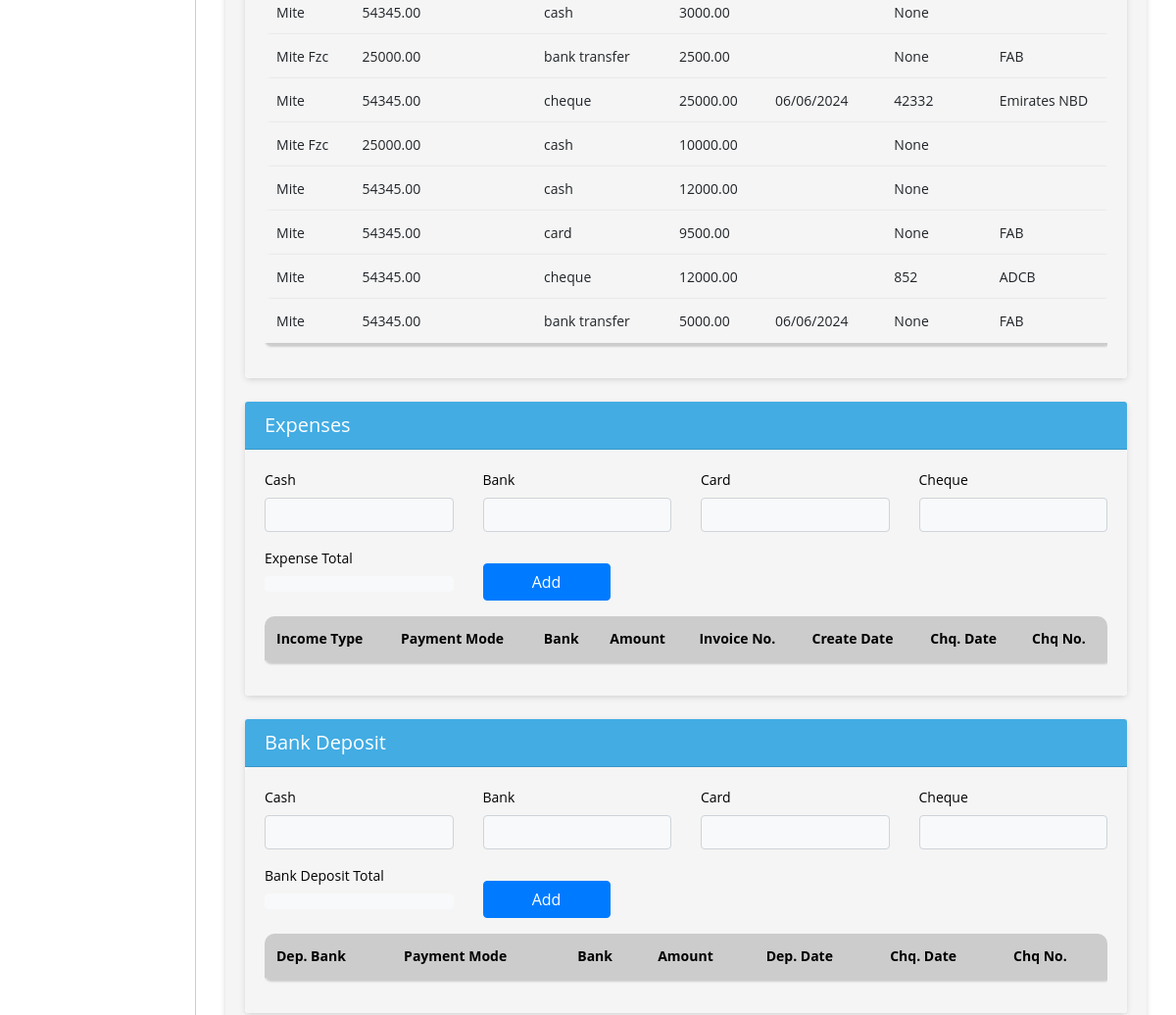
The app's page /supplier_payments/ (signed in, middle part), older data.
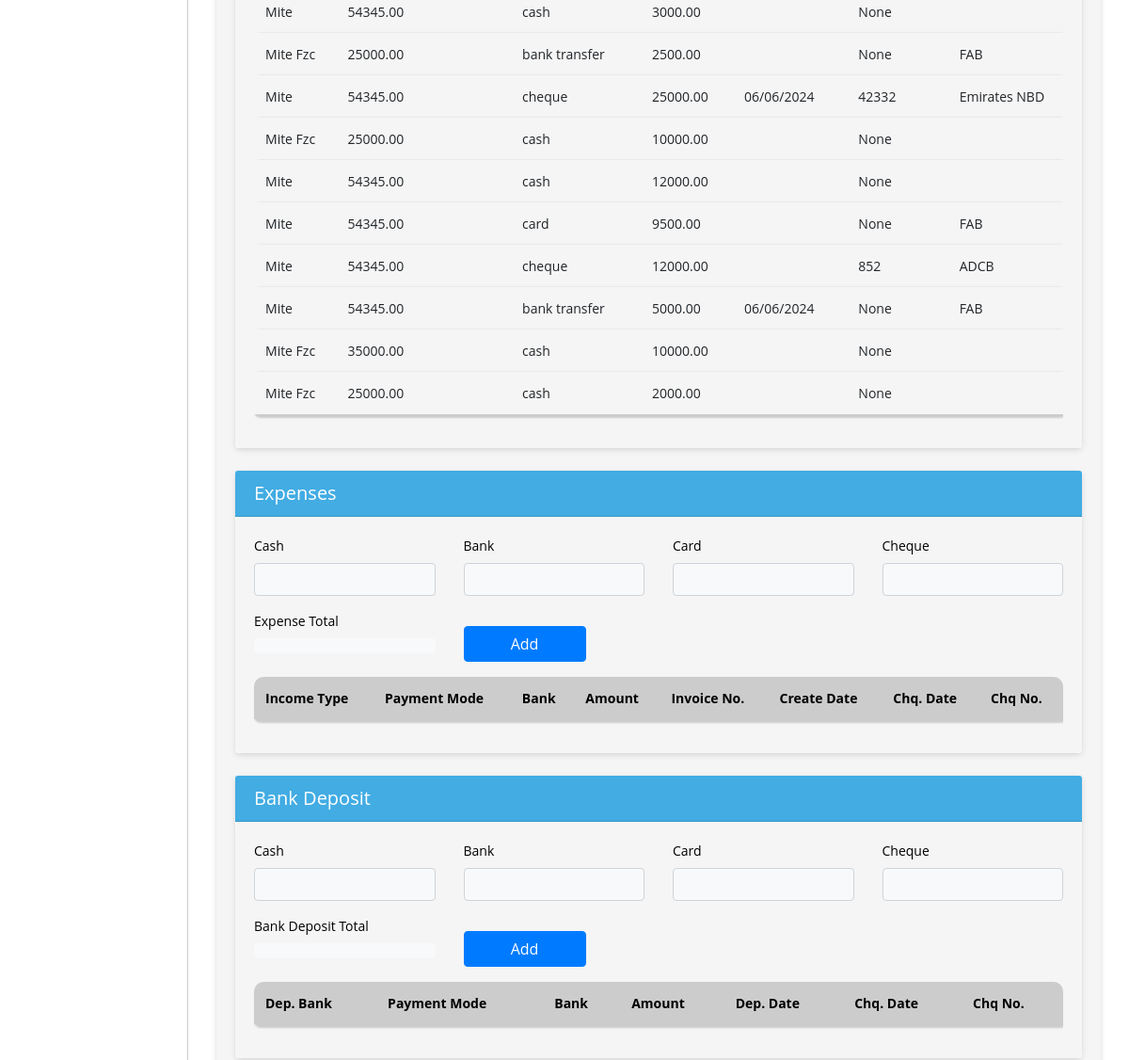
The same page, newer data.
### biztrackapp/models.py (models this page shows, shortened)
class SupplierPayments(models.Model):
    supplier = models.ForeignKey(Supplier, on_delete=models.CASCADE)
    daily_summary_id = models.CharField(max_length=100, null=True, blank=True)
    opening_outstanding = models.DecimalField(max_digits=10, decimal_places=2, null=True, blank=True)
    mode_of_transaction = models.ForeignKey(TransactionMode, on_delete=models.CASCADE)
    amount = models.DecimalField(max_digits=10, decimal_places=2)
    cheque_date = models.DateField(null=True, blank=True)
    cheque_no = models.CharField(max_length=255, null=True, blank=True)
    bank = models.ForeignKey(Bank, on_delete=models.CASCADE, null=True, blank=True)
    business_profile = models.CharField(max_length=255, null=True)
    created_on = models.DateTimeField(auto_now_add=True)
    updated_on = models.DateTimeField(auto_now=True)

class Supplier(models.Model):
    name = models.CharField(max_length=255)
    business_profile = models.CharField(max_length=255, null=True)
    outstanding = models.DecimalField(max_digits=10, decimal_places=2)
    location = models.CharField(max_length=255)
    status = models.BooleanField(default=True)  # BooleanField to represent True or False
    created_on = models.DateTimeField(auto_now_add=True, null=True)

class TransactionMode(models.Model):
    CHOICES = [
        ('card', 'Card'),
        ('cash', 'Cash'),
        ('bank transfer', 'Bank Transfer'),
        ('cheque', 'Cheque'),
        ('credit', 'Credit'),
    ]
    name = models.CharField(max_length=255,choices=CHOICES)
    business_profile = models.CharField(max_length=255, null=True)
    status = models.BooleanField(default=False)
    created_on = models.DateTimeField(auto_now_add=True, null=True)
    def __str__(self):
        return f"{self.name}"

class Bank(models.Model):
    name = models.CharField(max_length=255, choices=BANK_CHOICES)
    account_number = models.CharField(max_length=50)
    opening_balance = models.DecimalField(max_digits=10, decimal_places=2)
    business_profile = models.CharField(max_length=255, null=True)
    status = models.BooleanField(default=False)
    created_on = models.DateTimeField(auto_now_add=True, null=True)
    update_on = models.DateTimeField(auto_now=True, null=True)

### biztrackapp/views.py (the view)
# urls.py: path('supplier_payments/', list_supplier_payment, name='list_supplier_payment'),
def list_supplier_payment(request):
    shop_admin = get_object_or_404(ShopAdmin, user=request.user)
    shop = shop_admin.shop
    business_profile = get_object_or_404(BusinessProfile, name=shop.name)
    supplier_payments = SupplierPayments.objects.filter(business_profile=business_profile.id)
    return render(request, 'create_daily_summary.html', {'supplier_payments': supplier_payments})

### biztrackapp/templates/create_daily_summary.html (shortened to what this page needs)
{% extends 'base.html' %}
{% block content %}
<div class="container ">
    <div class="card  ">
          <form method="post"  enctype="multipart/form-data" class="form" id="daily_summary_form">
        <div class="card-body ">
            <div class="card  mt-4">
                <div class="card-body bg-white  br-5">
                    <div class="table-responsive">
                    <table id="tablesupplierpayment"  class="table table-bordered table-striped nowrap"  style="width: 100%;">
                        <tbody>
                            {% for supplier_payment in supplier_payments %}
                            <tr>
                                <td>{{ supplier_payment.supplier.name }}</td>
                                <td  class="text-capitalize">{{ supplier_payment.opening_outstanding }}</td>
                                <td>{{ supplier_payment.mode_of_transaction }}</td>
                                <td>{{ supplier_payment.amount }}</td>
                                <td>{{ supplier_payment.cheque_date|date:"d/m/Y" }}</td>
                                <td>{{ supplier_payment.cheque_no }}</td>
                                <td>{{ supplier_payment.bank.name }}</td>
                            </tr>
                            {% endfor %}
                        </tbody>
                    </table>
                    </div>
                </div>
            </div>
            <div class="card  mt-4">
                <div class="card-header text-white">
                    <h5 class="text-left mb-0">Expenses</h5>
                </div>
                <div class="card-body bg-white  br-5">
                    <div class="row ">
                        <div class="col-md-3">
                            <label>Cash </label>
                            <input type="number" name="cash_expense" required class="form-control bg-light" id="id_cash_expense" tabindex="1171" value="{{ expense_total_cash }}">
                        </div>
                        <div class="col-md-3">
                            <label>Bank </label>
                            <input type="number" name="bank_expense" required class="form-control bg-light" id="id_bank_expense" tabindex="1172" value="{{ expense_total_bank }}" >
                        </div>
                        <div class="col-md-3">
                            <label>Card </label>
                            <input type="number" name="card_expense" required class="form-control bg-light" id="id_card_expense" tabindex="1173" value="{{ expense_total_card }}">
                        </div>
                        <div class="col-md-3">
                            <label>Cheque </label>
                            <input type="number" name="cheque_expense" required class="form-control bg-light" id="id_cheque_expense" tabindex="1174" value="{{ expense_total_cheque }}">
                        </div>
                    </div>
                    <div class="row mb-3 mt-2">
                        <div class="col-md-3">
                            <label>Expense Total</label>
                            <div class="bg-light p-2 rounded">{{total_expense_amount}}</div>
                        </div>
                        <div class="col-md-3 d-flex align-items-end">
                            <button type="button" class="btn btn-primary mt-3" data-toggle="modal" data-target="#expenseModal">Add </button>
                        </div>
                    </div>
                    <div class="table-responsive">
                    <table id="tableexpense"  class="table table-bordered table-striped nowrap"  style="width: 100%;">
                        <thead class="thead-light" style="border-color: transparent !important;">
                            <tr>
                                <th>Income Type</th>
                                <th>Payment Mode</th>
                                <th>Bank</th>
                                <th>Amount</th>
                                <th>Invoice No.</th>
                                <th>Create Date</th>
                                <th>Chq. Date</th>
                                <th>Chq No.</th>
                            </tr>
                        </thead>
                    </table>
                    </div>
                </div>
            </div>
            <div class="card  mt-4">
                <div class="card-header text-white">
                    <h5 class="text-left mb-0">Bank Deposit</h5>
                </div>
                <div class="card-body bg-white  br-5">
                    <div class="row ">
                        <div class="col-md-3">
                            <label>Cash </label>
                            <input type="number" name="cash_bank_deposit" required class="form-control bg-light" id="id_cash_bank_deposit" tabindex="1181" value="{{ bank_deposit_total_cash }}">
                        </div>
                        <div class="col-md-3">
                            <label>Bank </label>
                            <input type="number" name="bank_bank_deposit" required class="form-control bg-light" id="id_bank_bank_deposit" tabindex="1182" value="{{ bank_deposit_total_bank }}" >
                        </div>
                        <div class="col-md-3">
                            <label>Card </label>
                            <input type="number" name="card_bank_deposit" required class="form-control bg-light" id="id_card_bank_deposit" tabindex="1183" value="{{ bank_deposit_total_card }}">
                        </div>
                        <div class="col-md-3">
                            <label>Cheque </label>
                            <input type="number" name="cheque_bank_deposit" required class="form-control bg-light" id="id_cheque_bank_deposit" tabindex="1184" value="{{ bank_deposit_total_cheque }}">
                        </div>
                    </div>
                    <div class="row mb-3 mt-2">
                        <div class="col-md-3">
                            <label>Bank Deposit Total</label>
                            <div class="bg-light p-2 rounded">{{bank_deposit_amount}}</div>
                        </div>
                        <div class="col-md-3 d-flex align-items-end">
                            <button type="button" class="btn btn-primary mt-3"  data-toggle="modal" data-target="#bankDepositModal">Add </button>
                        </div>
                    </div>
                    <div class="table-responsive">
                    <table id="tablebankdeposit"  class="table table-bordered table-striped nowrap"  style="width: 100%;">
                        <thead class="thead-light" style="border-color: transparent !important;">
                            <tr>
                                <th>Dep. Bank</th>
                                <th>Payment Mode</th>
                                <th>Bank</th>
                                <th>Amount</th>
                                <th>Dep. Date</th>
                                <th>Chq. Date</th>
                                <th>Chq No.</th>
                            </tr>
                        </thead>
                    </table>
                    </div>
                </div>
            </div>
        </div>
    </form>
    </div>
</div>
{% endblock %}

### biztrackapp/templates/base.html (shortened to what this page needs)
{% load static %}
<!DOCTYPE html>
<html lang="en">
<head>
    <link rel="stylesheet" href="https://stackpath.bootstrapcdn.com/bootstrap/4.3.1/css/bootstrap.min.css">
    <link href="https://templates.hibootstrap.com/farol/assets/css/style.css" rel="stylesheet">
    <link rel="stylesheet" href="https://use.fontawesome.com/releases/v5.8.2/css/all.css">
    <link rel="stylesheet" type="text/css" href="https://cdn.jsdelivr.net/npm/daterangepicker/daterangepicker.css" />
<link href="https://cdnjs.cloudflare.com/ajax/libs/awesomplete/1.1.5/awesomplete.min.css" rel="stylesheet">
<link rel="stylesheet" href="https://cdn.datatables.net/2.0.2/css/dataTables.bootstrap5.css">
<link rel="stylesheet" href="https://cdn.datatables.net/responsive/3.0.0/css/responsive.bootstrap5.css">
<link rel="stylesheet" type="text/css" href="https://cdn.datatables.net/buttons/2.2.2/css/buttons.bootstrap5.min.css">
<link href="https://cdn.jsdelivr.net/npm/select2@4.1.0-rc.0/dist/css/select2.min.css" rel="stylesheet" />
</head>
<body>
<div id="sidebar">
</div>
<div id="content">
    {% block content %}{% endblock %}
</div>
</body>
</html>

### biztrackapp/templates/base.html (style rules this page uses)
.btn { min-width: 130px !important; }
.form-control { height:35px !important; padding: 5px 20px !important; }
.table-bordered>:not(caption)>* { border-width: 0px !important; box-shadow: 2px 2px 2px 2px #ccc; border-radius:5px; }
body, p, h1, h2, h3, h4, h5, h6, a, li, label, input, div, span, small { font-family: "Open Sans", sans-serif !important; }
button:focus, button { outline: none !important; border: none; }
body, p, a, li, li>a { font-size:14px !important; }
body { padding-top: 56px; background-color: #ffffff !important; }
tbody { border-bottom: 0px !important; background-color: #f5f5f5 !important; }
#sidebar { height: 100%; width: 200px; position: fixed; top: 0; left: 0; background-color: #fff; padding-top: 36px; border-right:1px solid #ccc; }
.form-control { line-height: 1.25 !important; }
table { border:1px !important; }
#content { margin-left: 200px; padding: 15px; }
div>.table-responsive, table, table>thead { border-radius: 10px !important; }
.card { border:0px !important; margin-top:15px; margin-bottom:15px; box-shadow: 0px 2px 6px -1px #ccc; }
.card-body { background-color: #f5f5f5 !important; }
.card-header { background-color: #42ace3 !important; color:#fff !important; }
.card-header>a, .card-header>h5 { color:#fff !important; }
.btn-primary { --bs-btn-color: #fff; --bs-btn-bg: #3280cc; --bs-btn-border-color: #3280cc; --bs-btn-hover-color: #000; --bs-btn-hover-bg: #1d5c96; --bs-btn-hover-border-color: #3280cc; --bs-btn-focus-shadow-rgb: 0, 155, 132; --bs-btn-active-color: #000; --bs-btn-active-bg: #33c5af; --bs-btn-active-border-color: #3280cc; --bs-btn-active-shadow: inset 0 3px 5px rgba(0, 0, 0, 0.125); --bs-btn-disabled-color: #000; --bs-btn-disabled-bg: #3280cc; --bs-btn-disabled-border-color: #3280cc; }
input, select { width: 100%; padding: 0.375rem 0.75rem; margin-bottom: 0.5rem; font-size: 1rem; line-height: 1.5; color: #495057; background-color: #fff; background-clip: padding-box; border: 1px solid #ced4da; border-radius: 0.25rem; transition: border-color 0.15s ease-in-out, box-shadow 0.15s ease-in-out; }

### biztrackapp/templates/create_daily_summary.html (style rules this page uses)
.bg-white { color:#000 !important; }
.br-5 { border-radius: 5px !important; }

Row changes from the older to the newer data that the page shows:
added SupplierPayments: supplier.name "Mite Fzc", opening_outstanding "35000.00", mode_of_transaction "cash", amount "10000.00", cheque_no "None"
added SupplierPayments: supplier.name "Mite Fzc", opening_outstanding "25000.00", mode_of_transaction "cash", amount "2000.00", cheque_no "None"
